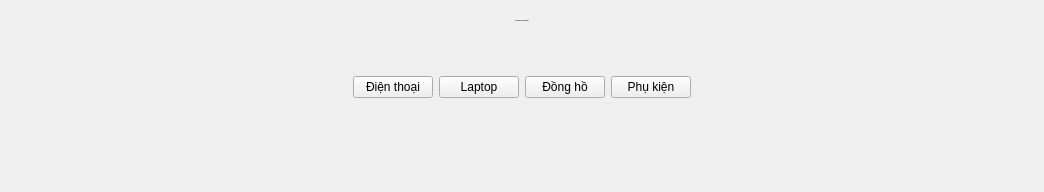
                   <widget class="QWidget" name="ourProductContainer_2" native="true">
                    <property name="minimumSize">
                     <size>
                      <width>0</width>
                      <height>0</height>
                     </size>
                    </property>
                    <layout class="QVBoxLayout" name="verticalLayout_9">
                     <item>
                      <widget class="QWidget" name="widget_19" native="true">
                       <layout class="QHBoxLayout" name="horizontalLayout">
                        <item>
                         <widget class="QLabel" name="ourProductTitle">
                          <property name="font">
                           <font>
                            <pointsize>-1</pointsize>
                            <bold>true</bold>
                           </font>
                          </property>
                          <property name="text">
                           <string>SẢN PHẨM CỦA CHÚNG TÔI</string>
                          </property>
                          <property name="alignment">
                           <set>Qt::AlignCenter</set>
                          </property>
                         </widget>
                        </item>
                       </layout>
                      </widget>
                     </item>
                     <item>
                      <widget class="QWidget" name="ourProductContainer" native="true">
                       <property name="minimumSize">
                        <size>
                         <width>0</width>
                         <height>100</height>
                        </size>
                       </property>
                       <layout class="QHBoxLayout" name="horizontalLayout_3">
                        <item>
                         <spacer name="horizontalSpacer_4">
                          <property name="orientation">
                           <enum>Qt::Horizontal</enum>
                          </property>
                          <property name="sizeHint" stdset="0">
                           <size>
                            <width>324</width>
                            <height>20</height>
                           </size>
                          </property>
                         </spacer>
                        </item>
                        <item>
                         <widget class="QWidget" name="ourProduct" native="true">
                          <property name="minimumSize">
                           <size>
                            <width>100</width>
                            <height>0</height>
                           </size>
                          </property>
                          <layout class="QHBoxLayout" name="horizontalLayout_8">
                           <item>
                            <layout class="QHBoxLayout" name="horizontalLayout_7">
                             <item>
                              <widget class="QPushButton" name="pushButton_9">
                               <property name="cursor">
                                <cursorShape>PointingHandCursor</cursorShape>
                               </property>
                               <property name="text">
                                <string>Điện thoại</string>
                               </property>
                              </widget>
                             </item>
                             <item>
                              <widget class="QPushButton" name="pushButton_8">
                               <property name="cursor">
                                <cursorShape>PointingHandCursor</cursorShape>
                               </property>
                               <property name="text">
                                <string>Laptop</string>
                               </property>
                              </widget>
                             </item>
                             <item>
                              <widget class="QPushButton" name="pushButton_7">
                               <property name="cursor">
                                <cursorShape>PointingHandCursor</cursorShape>
                               </property>
                               <property name="text">
                                <string>Đồng hồ</string>
                               </property>
                              </widget>
                             </item>
                             <item>
                              <widget class="QPushButton" name="pushButton_6">
                               <property name="cursor">
                                <cursorShape>PointingHandCursor</cursorShape>
                               </property>
                               <property name="text">
                                <string>Phụ kiện</string>
                               </property>
                              </widget>
                             </item>
                            </layout>
                           </item>
                          </layout>
                         </widget>
                        </item>
                        <item>
                         <spacer name="horizontalSpacer_5">
                          <property name="orientation">
                           <enum>Qt::Horizontal</enum>
                          </property>
                          <property name="sizeHint" stdset="0">
                           <size>
                            <width>324</width>
                            <height>20</height>
                           </size>
                          </property>
                         </spacer>
                        </item>
                       </layout>
                      </widget>
                     </item>
                     <item>
                      <widget class="QWidget" name="widget_17" native="true">
                       <property name="minimumSize">
                        <size>
                         <width>0</width>
                         <height>0</height>
                        </size>
                       </property>
                       <layout class="QHBoxLayout" name="horizontalLayout_14">
                        <item>
                         <layout class="QHBoxLayout" name="horizontalLayout_13">
                          <item>
                           <spacer name="horizontalSpacer_6">
                            <property name="orientation">
                             <enum>Qt::Horizontal</enum>
                            </property>
                            <property name="sizeHint" stdset="0">
                             <size>
                              <width>40</width>
                              <height>20</height>
                             </size>
                            </property>
                           </spacer>
                          </item>
                          <item>
                           <widget class="QWidget" name="widget_18" native="true">
                            <property name="minimumSize">
                             <size>
                              <width>100</width>
                              <height>0</height>
                             </size>
                            </property>
                            <property name="sizeIncrement">
                             <size>
                              <width>0</width>
                              <height>0</height>
                             </size>
                            </property>
                            <widget class="QWidget" name="sectionWhy_2" native="true">
                             <property name="geometry">
                              <rect>
                               <x>0</x>
                               <y>0</y>
                               <width>961</width>
                               <height>159</height>
                              </rect>
                             </property>
                             <property name="minimumSize">
                              <size>
                               <width>0</width>
                               <height>0</height>
                              </size>
                             </property>
                             <widget class="QWidget" name="widget_25" native="true">
                              <property name="geometry">
                               <rect>
                                <x>10</x>
                                <y>10</y>
                                <width>924</width>
                                <height>160</height>
                               </rect>
                              </property>
                              <property name="minimumSize">
                               <size>
                                <width>300</width>
                                <height>0</height>
                               </size>
                              </property>
                              <property name="maximumSize">
                               <size>
                                <width>16777215</width>
                                <height>16777215</height>
                               </size>
                              </property>
                              <layout class="QHBoxLayout" name="horizontalLayout_24">
                               <item>
                                <widget class="QWidget" name="widget_26" native="true">
                                 <property name="minimumSize">
                                  <size>
                                   <width>100</width>
                                   <height>0</height>
                                  </size>
                                 </property>
                                 <layout class="QVBoxLayout" name="verticalLayout_13">
                                  <property name="spacing">
                                   <number>0</number>
                                  </property>
                                  <property name="leftMargin">
                                   <number>0</number>
                                  </property>
                                  <property name="topMargin">
                                   <number>0</number>
                                  </property>
                                  <property name="rightMargin">
                                   <number>0</number>
                                  </property>
                                  <property name="bottomMargin">
                                   <number>0</number>
                                  </property>
                                  <item alignment="Qt::AlignHCenter">
                                   <widget class="QLabel" name="label_16">
                                    <property name="maximumSize">
                                     <size>
                                      <width>64</width>
                                      <height>64</height>
                                     </size>
                                    </property>
                                    <property name="text">
                                     <string/>
                                    </property>
                                    <property name="pixmap">
                                     <pixmap resource="../resource.qrc">:/img/resources/img/why_1.png</pixmap>
                                    </property>
                                   </widget>
                                  </item>
                                  <item>
                                   <widget class="QLabel" name="label_17">
                                    <property name="maximumSize">
                                     <size>
                                      <width>16777215</width>
                                      <height>20</height>
                                     </size>
                                    </property>
                                    <property name="text">
                                     <string>MIỄN PHÍ GIAO HÀNG</string>
                                    </property>
                                    <property name="alignment">
                                     <set>Qt::AlignCenter</set>
                                    </property>
                                   </widget>
                                  </item>
                                  <item>
                                   <widget class="QLabel" name="label_18">
                                    <property name="text">
                                     <string>Áp dụng Free ship cho tất cả đơn hàng từ 500 nghìn, giao ngay trong vòng 24h</string>
                                    </property>
                                    <property name="alignment">
                                     <set>Qt::AlignHCenter|Qt::AlignTop</set>
                                    </property>
                                    <property name="wordWrap">
                                     <bool>true</bool>
                                    </property>
                                   </widget>
                                  </item>
                                 </layout>
                                </widget>
                               </item>
                               <item>
                                <widget class="QWidget" name="widget_27" native="true">
                                 <layout class="QVBoxLayout" name="verticalLayout_14">
                                  <item>
                                   <widget class="QLabel" name="label_19">
                                    <property name="maximumSize">
                                     <size>
                                      <width>64</width>
                                      <height>64</height>
                                     </size>
                                    </property>
                                    <property name="text">
                                     <string/>
                                    </property>
                                    <property name="pixmap">
                                     <pixmap resource="../resource.qrc">:/img/resources/img/why_1.png</pixmap>
                                    </property>
                                   </widget>
                                  </item>
                                  <item>
                                   <widget class="QLabel" name="label_20">
                                    <property name="maximumSize">
                                     <size>
                                      <width>16777215</width>
                                      <height>20</height>
                                     </size>
                                    </property>
                                    <property name="text">
                                     <string>MIỄN PHÍ GIAO HÀNG</string>
                                    </property>
                                    <property name="alignment">
                                     <set>Qt::AlignCenter</set>
                                    </property>
                                   </widget>
                                  </item>
                                  <item>
                                   <widget class="QLabel" name="label_21">
                                    <property name="text">
                                     <string>Áp dụng Free ship cho tất cả đơn hàng từ 500 nghìn, giao ngay trong vòng 24h</string>
                                    </property>
                                    <property name="alignment">
                                     <set>Qt::AlignHCenter|Qt::AlignTop</set>
                                    </property>
                                    <property name="wordWrap">
                                     <bool>true</bool>
                                    </property>
                                   </widget>
                                  </item>
                                 </layout>
                                </widget>
                               </item>
                               <item>
                                <widget class="QWidget" name="widget_28" native="true">
                                 <layout class="QVBoxLayout" name="verticalLayout_15">
                                  <item>
                                   <widget class="QLabel" name="label_22">
                                    <property name="maximumSize">
                                     <size>
                                      <width>64</width>
                                      <height>64</height>
                                     </size>
                                    </property>
                                    <property name="text">
                                     <string/>
                                    </property>
                                    <property name="pixmap">
                                     <pixmap resource="../resource.qrc">:/img/resources/img/why_1.png</pixmap>
                                    </property>
                                   </widget>
                                  </item>
                                  <item>
                                   <widget class="QLabel" name="label_23">
                                    <property name="maximumSize">
                                     <size>
                                      <width>16777215</width>
                                      <height>20</height>
                                     </size>
                                    </property>
                                    <property name="text">
                                     <string>MIỄN PHÍ GIAO HÀNG</string>
                                    </property>
                                    <property name="alignment">
                                     <set>Qt::AlignCenter</set>
                                    </property>
                                   </widget>
                                  </item>
                                  <item>
                                   <widget class="QLabel" name="label_24">
                                    <property name="text">
                                     <string>Áp dụng Free ship cho tất cả đơn hàng từ 500 nghìn, giao ngay trong vòng 24h</string>
                                    </property>
                                    <property name="alignment">
                                     <set>Qt::AlignHCenter|Qt::AlignTop</set>
                                    </property>
                                    <property name="wordWrap">
                                     <bool>true</bool>
                                    </property>
                                   </widget>
                                  </item>
                                 </layout>
                                </widget>
                               </item>
                               <item>
                                <widget class="QWidget" name="widget_29" native="true">
                                 <layout class="QVBoxLayout" name="verticalLayout_16">
                                  <item>
                                   <widget class="QLabel" name="label_25">
                                    <property name="maximumSize">
                                     <size>
                                      <width>64</width>
                                      <height>64</height>
                                     </size>
                                    </property>
                                    <property name="text">
                                     <string/>
                                    </property>
                                    <property name="pixmap">
                                     <pixmap resource="../resource.qrc">:/img/resources/img/why_1.png</pixmap>
                                    </property>
                                   </widget>
                                  </item>
                                  <item>
                                   <widget class="QLabel" name="label_26">
                                    <property name="maximumSize">
                                     <size>
                                      <width>16777215</width>
                                      <height>20</height>
                                     </size>
                                    </property>
                                    <property name="text">
                                     <string>MIỄN PHÍ GIAO HÀNG</string>
                                    </property>
                                    <property name="alignment">
                                     <set>Qt::AlignCenter</set>
                                    </property>
                                   </widget>
                                  </item>
                                  <item>
                                   <widget class="QLabel" name="label_27">
                                    <property name="text">
                                     <string>Áp dụng Free ship cho tất cả đơn hàng từ 500 nghìn, giao ngay trong vòng 24h</string>
                                    </property>
                                    <property name="alignment">
                                     <set>Qt::AlignHCenter|Qt::AlignTop</set>
                                    </property>
                                    <property name="wordWrap">
                                     <bool>true</bool>
                                    </property>
                                   </widget>
                                  </item>
                                 </layout>
                                </widget>
                               </item>
                              </layout>
                             </widget>
                            </widget>
                           </widget>
                          </item>
                          <item>
                           <spacer name="horizontalSpacer_7">
                            <property name="orientation">
                             <enum>Qt::Horizontal</enum>
                            </property>
                            <property name="sizeHint" stdset="0">
                             <size>
                              <width>40</width>
                              <height>20</height>
                             </size>
                            </property>
                           </spacer>
                          </item>
                         </layout>
                        </item>
                       </layout>
                      </widget>
                     </item>
                    </layout>
                   </widget>
